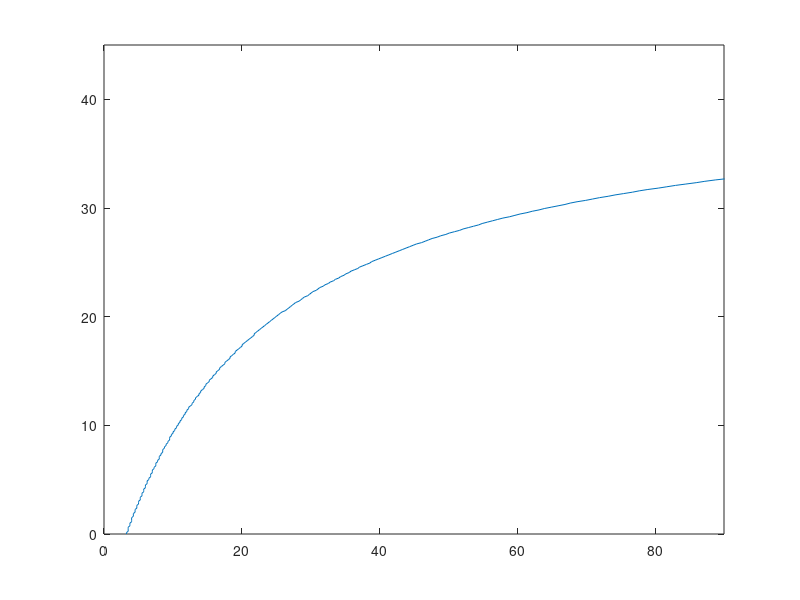

Recreate this plot in MATLAB.
clear all
close all

mu=0.05;
a=0.95;
tr0=1.2;
k1=0.7;

N=400;

RI50_range=linspace(0,50,N); 
TE50_range=linspace(0,100,N);

z0=zeros(N);
z1=zeros(N);

for i=1:N
    for j=1:N
        z0(i,j)=NaN;
        z1(i,j)=NaN;
     end;
end;

RI=7;
TE=20;

for i=1:N
    TE50=TE50_range(i);
    X=TE50/(TE50+TE); % percentage of RdRp inhibiting drugs NOT excised by ExoN
    
    for j=1:N
        RI50=RI50_range(j);
        
        redR=1-(RI/(RI+RI50))*X; % reduction in theta_R as a result of RdRp inhibiting drug, with account for its excision by ExoN
        
        tr=tr0*redR;
        
        J0=[-1 (1-mu)*tr TE 0;
            a*(1-mu)*tr -1 0 TE;
            0 tr*mu -TE-1 tr*k1;
            a*tr*mu 0 a*tr*k1 -TE-1];
            
        lambda=eigs(J0);
        if (max(real(lambda))>1e-7)
                z0(i,j)=0;
        else
                z0(i,j)=1;
        end;
        
    end;
    
end;

bounds=[];
npts=0;

for j=1:N
    if (z0(end,j)>0)
    for i=1:(N-1)
        if (z0(i,j)<1) && (z0(i+1,j)>0)
            npts=npts+1;
            bounds(npts,1)=TE50_range(i);
            bounds(npts,2)=RI50_range(j);
            break;
        end;
    end;
    end;
end;

figure;
plot(bounds(:,1),bounds(:,2));
axis([0 90 0 45])

fid=fopen('rdrp20.dat','w');
for i=1:npts
    fprintf(fid,'%g %g\n',bounds(i,1),bounds(i,2));
end;

fclose(fid);
